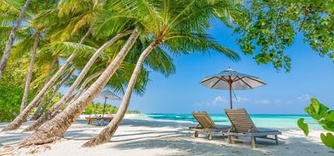
#> input picture verano.jpg, 334 x 156 px, shrunk from 428 x 200 before the run
$ python histv3.py
#> lines starting #> are read from the running program, lines starting #| are printed output that depends on the picture
from skimage.io import imread, imshow, imsave
from matplotlib import pyplot as plt
import numpy as np
import cv2

def cdff(hist):
    cdf_ = np.cumsum(hist)
    hist = np.asarray(hist)
    norm_cdf_ = cdf_ * hist.max() / cdf_.max()
    return cdf_, norm_cdf_

def equalization(cdf, M, N):
    cdf_m = np.ma.masked_equal(cdf,0)
    cdf_m = (((cdf_m - cdf_m.min())*255 / ((M * N) - cdf_m.min())))
    return np.ma.filled(cdf_m,0).astype('uint8')
    #return cdf * (255 / float(M*N))

def exp_dist(l, l_, x):
    return l_ + np.exp(-l*x)

def normal_dist(mu, sigma,x):
    return ((1/np.sqrt(2*np.pi*sigma**2))*np.exp(-1*(x - mu)**2/(2*sigma**2)))

def master(im, im_ref, int_v):
    ################# Imagen original
    # Generamos histograma al sumar sobre el numero de valores True (esto, en orden del arreglo de valores)
    h = np.asarray([ (im==v).sum() for v in int_v])
    # Cálculo de la función de distribución acumulada o cdf a histograma original
    cdf, norm_cdf = cdff(h)
    # Aplicación de ecuación de ecualización de histograma
    eq_h = equalization(cdf, im.shape[0], im.shape[1])             #####
    # Aplicar transformación por ecualización
    n_im = eq_h[im]
    # Histograma de imagen ecualizada
    trans_h = [ (n_im==v).sum() for v in int_v]
    # Cálculo de la función de distribución acumulada o cdf a nuevo histograma
    trans_cdf, trans_norm_cdf = cdff(trans_h)

    ################# Imagen de referencia
    h_ref = np.asarray([ (im_ref==v).sum() for v in int_v])
    # Cálculo de la función de distribución acumulada o cdf a histograma original
    cdf_ref, norm_cdf_ref = cdff(h_ref)
    # Aplicación de ecuación de ecualización de histograma
    eq_h_ref = equalization(cdf_ref, im_ref.shape[0], im_ref.shape[1])

    int_v2 = np.asarray(np.zeros(256))
    for i in range(255):
        idx = (np.abs(eq_h_ref - eq_h[i])).argmin()
        int_v2[i] = (int_v[idx]).astype("int")

# Aplicar transformación por ecualización
    n_im_ref = int_v2[im]
    # Histograma de imagen ecualizada
    trans_h_ref = [ (n_im_ref==v).sum() for v in int_v]
    # Cálculo de la función de distribución acumulada o cdf a nuevo histograma
    trans_cdf_ref, trans_norm_cdf_ref = cdff(trans_h_ref)

    return h, norm_cdf, h_ref, norm_cdf_ref, n_im_ref, trans_h_ref, trans_norm_cdf_ref


# definimos el arreglo de los posibles valores de la intensidad
intensities = np.asarray([i for i in range(256)])
# Cargamos la imagen como una matriz con los valores de la intensidad de cada pixel a escala de grises
im1 = cv2.imread("verano.jpg")
#> im1 is the input picture: shape (156, 334, 3); mean B, G, R 126.7, 149.1, 120.9
im2 = cv2.imread("Invierno.jpeg")
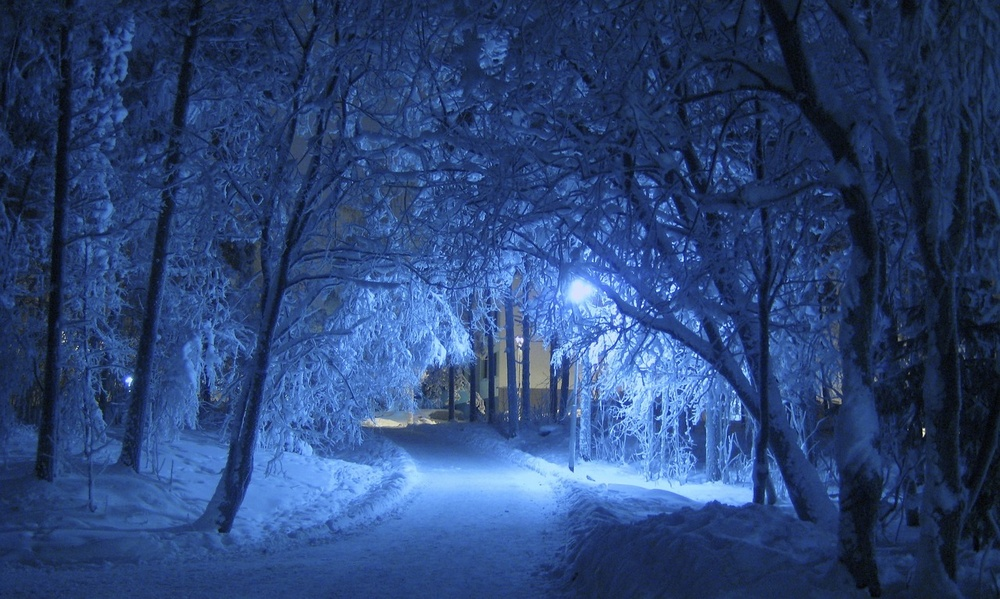
#> input picture Invierno.jpeg, 1000 x 599 px, shrunk from 1280 x 767 before the run
#> im2 is the input picture: shape (599, 1000, 3); mean B, G, R 118.2, 68.8, 43.4
#im = cv2.cvtColor(imf, cv2.COLOR_BGR2GRAY)
a_h0, a_norm_cdf0, a_h_ref0, a_norm_cdf_ref0, n_im_ref0, trans_h_ref0, trans_norm_cdf_ref0 = master(im1[:, :, 0], im2[:, :, 0], intensities) # Blue 0, green 1, red 2
#> in master, `h = np.asarray([ (im==v).sum() for v in int_v])`: h = 256 values, max 892 at index 232, min 5 at index 254, mean 203.5
#> in cdff, `cdf_ = np.cumsum(hist)`: cdf_ = 256 values from 854 to 52104
#> in cdff, `hist = np.asarray(hist)`: hist has the same summary as h in master
#> in cdff, `norm_cdf_ = cdf_ * hist.max() / cdf_.max()`: norm_cdf_ = 256 values from 14.62 to 892
#> in master, `cdf, norm_cdf = cdff(h)`: cdf = 256 values from 854 to 52104; norm_cdf = 256 values from 14.62 to 892
#> in master, `eq_h = equalization(cdf, im.shape[0], im.shape[1])`: eq_h = 256 values from 0 to 255
#> in master, `trans_h = [ (n_im==v).sum() for v in int_v]`: trans_h = 256 values, max 985 at index 0, min 0 at index 11, mean 203.5
#> in master, `trans_cdf, trans_norm_cdf = cdff(trans_h)`: trans_cdf = 256 values from 985 to 52104; trans_norm_cdf = 256 values from 18.62 to 985
#> in master, `h_ref = np.asarray([ (im_ref==v).sum() for v in int_v])`: h_ref = 256 values, max 8346 at index 255, min 0 at index 1, mean 2339.8
#> in master, `cdf_ref, norm_cdf_ref = cdff(h_ref)`: cdf_ref = 256 values from 2 to 599000; norm_cdf_ref = 256 values from 0.0279 to 8346
#> in master, `eq_h_ref = equalization(cdf_ref, im_ref.shape[0], im_ref.shape[1])`: eq_h_ref = 256 values from 0 to 255
#> the loop in master, `for i in range(255):` made 255 passes
#> idx on passes 1 to 3: 0, 0, 21
#> after the loop in master, `for i in range(255):`: int_v2 = 256 values, max 255 at index 240, min 0 at index 0, mean 115.2
#> in master, `n_im_ref = int_v2[im]`:
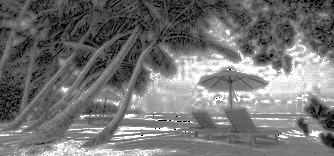
#> n_im_ref: shape (156, 334) float64; min 0, max 255, mean 116.5
#> in master, `trans_h_ref = [ (n_im_ref==v).sum() for v in int_v]`: trans_h_ref = 256 values, max 1022 at index 0, min 0 at index 1, mean 203.5
#> in master, `trans_cdf_ref, trans_norm_cdf_ref = cdff(trans_h_ref)`: trans_cdf_ref = 256 values from 1022 to 52104; trans_norm_cdf_ref = 256 values from 20.05 to 1022
#> a_h0 has the same summary as h in master; a_norm_cdf0 = 256 values from 14.62 to 892; a_h_ref0 has the same summary as h_ref in master; a_norm_cdf_ref0 = 256 values from 0.0279 to 8346; trans_h_ref0 has the same summary as trans_h_ref in master; trans_norm_cdf_ref0 = 256 values from 20.05 to 1022
a_h1, a_norm_cdf1, a_h_ref1, a_norm_cdf_ref1, n_im_ref1, trans_h_ref1, trans_norm_cdf_ref1 = master(im1[:, :, 1], im2[:, :, 1], intensities)
#> in master (call 2), `h = np.asarray([ (im==v).sum() for v in int_v])`: h = 256 values, max 827 at index 179, min 0 at index 0, mean 203.5
#> in master (call 2), `cdf, norm_cdf = cdff(h)`: cdf = 256 values from 0 to 52104; norm_cdf = 256 values from 0 to 827
#> in master (call 2), `n_im = eq_h[im]`:
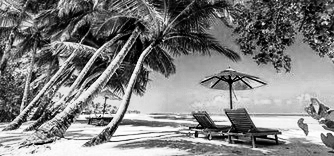
#> n_im: shape (156, 334); min 0, max 255, mean 128
#> in master (call 2), `trans_h = [ (n_im==v).sum() for v in int_v]`: trans_h = 256 values, max 827 at index 199, min 0 at index 24, mean 203.5
#> in master (call 2), `trans_cdf, trans_norm_cdf = cdff(trans_h)`: trans_cdf = 256 values from 193 to 52104; trans_norm_cdf = 256 values from 3.06 to 827
#> in master (call 2), `h_ref = np.asarray([ (im_ref==v).sum() for v in int_v])`: h_ref = 256 values, max 11309 at index 44, min 0 at index 0, mean 2339.8
#> in master (call 2), `cdf_ref, norm_cdf_ref = cdff(h_ref)`: cdf_ref = 256 values from 0 to 599000; norm_cdf_ref = 256 values from 0 to 11309
#> the loop in master (call 2), `for i in range(255):` made 255 passes
#> after the loop in master (call 2), `for i in range(255):`: int_v2 = 256 values, max 223 at index 248, min 0 at index 0, mean 65.6
#> in master (call 2), `n_im_ref = int_v2[im]`:
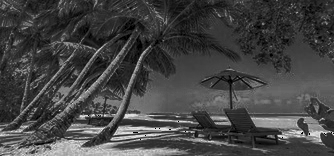
#> n_im_ref: shape (156, 334) float64; min 0, max 223, mean 68.7
#> in master (call 2), `trans_h_ref = [ (n_im_ref==v).sum() for v in int_v]`: trans_h_ref = 256 values, max 1233 at index 46, min 0 at index 1, mean 203.5
#> in master (call 2), `trans_cdf_ref, trans_norm_cdf_ref = cdff(trans_h_ref)`: trans_cdf_ref = 256 values from 218 to 52104; trans_norm_cdf_ref = 256 values from 5.16 to 1233
#> a_h1 has the same summary as h in master; a_norm_cdf1 = 256 values from 0 to 827; a_h_ref1 has the same summary as h_ref in master; a_norm_cdf_ref1 = 256 values from 0 to 11309; trans_h_ref1 has the same summary as trans_h_ref in master; trans_norm_cdf_ref1 = 256 values from 5.16 to 1233
a_h2, a_norm_cdf2, a_h_ref2, a_norm_cdf_ref2, n_im_ref2, trans_h_ref2, trans_norm_cdf_ref2 = master(im1[:, :, 2], im2[:, :, 2], intensities)
#> in master (call 3), `h = np.asarray([ (im==v).sum() for v in int_v])`: h = 256 values, max 556 at index 126, min 4 at index 1, mean 203.5
#> in master (call 3), `cdf, norm_cdf = cdff(h)`: cdf = 256 values from 36 to 52104; norm_cdf = 256 values from 0.384 to 556
#> in master (call 3), `n_im = eq_h[im]`:
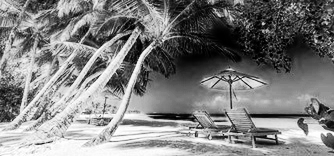
#> n_im: shape (156, 334); min 0, max 255, mean 127.6
#> in master (call 3), `trans_h = [ (n_im==v).sum() for v in int_v]`: trans_h = 256 values, max 556 at index 150, min 0 at index 26, mean 203.5
#> in master (call 3), `trans_cdf, trans_norm_cdf = cdff(trans_h)`: trans_cdf = 256 values from 218 to 52104; trans_norm_cdf = 256 values from 2.33 to 556
#> in master (call 3), `h_ref = np.asarray([ (im_ref==v).sum() for v in int_v])`: h_ref = 256 values, max 17191 at index 27, min 0 at index 219, mean 2339.8
#> in master (call 3), `cdf_ref, norm_cdf_ref = cdff(h_ref)`: cdf_ref = 256 values from 117 to 599000; norm_cdf_ref = 256 values from 3.36 to 17191
#> the loop in master (call 3), `for i in range(255):` made 255 passes
#> after the loop in master (call 3), `for i in range(255):`: int_v2 = 256 values, max 174 at index 251, min 0 at index 0, mean 51.01
#> in master (call 3), `n_im_ref = int_v2[im]`:
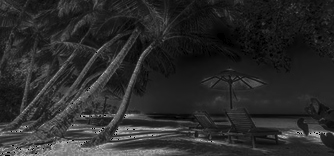
#> n_im_ref: shape (156, 334) float64; min 0, max 174, mean 43
#> in master (call 3), `trans_h_ref = [ (n_im_ref==v).sum() for v in int_v]`: trans_h_ref = 256 values, max 1654 at index 26, min 0 at index 1, mean 203.5
#> in master (call 3), `trans_cdf_ref, trans_norm_cdf_ref = cdff(trans_h_ref)`: trans_cdf_ref = 256 values from 300 to 52104; trans_norm_cdf_ref = 256 values from 9.52 to 1654
#> a_h2 has the same summary as h in master; a_norm_cdf2 = 256 values from 0.384 to 556; a_h_ref2 has the same summary as h_ref in master; a_norm_cdf_ref2 = 256 values from 3.36 to 17191; trans_h_ref2 has the same summary as trans_h_ref in master; trans_norm_cdf_ref2 = 256 values from 9.52 to 1654

trans_img = cv2.merge((n_im_ref0, n_im_ref1, n_im_ref2))

################## Gráficas

fig1, axs = plt.subplots(2, 3, figsize=(6, 4))

axs[0,0].imshow(cv2.cvtColor(im1, cv2.COLOR_BGR2RGB))
axs[0,0].axis("off")
axs[0,0].title.set_text('OG Picture')

axs[1,0].bar(intensities, a_h0, label='Hist. B', color = 'blue', alpha=0.5)
axs[1,0].bar(intensities, a_h1, label='Hist. G', color = 'green', alpha=0.5)
axs[1,0].bar(intensities, a_h2, label='Hist. R', color = 'red', alpha=0.5)
axs[1,0].plot(intensities, a_norm_cdf0, label='Norm. CDF B', color = 'blue', alpha=0.3)
axs[1,0].plot(intensities, a_norm_cdf1, label='Norm. CDF G', color = 'green', alpha=0.3)
axs[1,0].plot(intensities, a_norm_cdf2, label='Norm. CDF R', color = 'red', alpha=0.3)
axs[1,0].set_xlim([0,256])
axs[1,0].set_xlabel('Intensity value')
axs[1,0].set_ylabel('Frequency of intensities')
axs[1,0].legend()

axs[0,1].imshow(cv2.cvtColor(im2, cv2.COLOR_BGR2RGB))
axs[0,1].axis("off")
axs[0,1].title.set_text('Target Picture')

axs[1,1].bar(intensities, a_h_ref0, label='Hist. B', color = 'blue', alpha=0.5)
axs[1,1].bar(intensities, a_h_ref1, label='Hist. G', color = 'green', alpha=0.5)
axs[1,1].bar(intensities, a_h_ref2, label='Hist. R', color = 'red', alpha=0.5)
axs[1,1].plot(intensities, a_norm_cdf_ref0, label='Norm. CDF B', color = 'blue', alpha=0.3)
axs[1,1].plot(intensities, a_norm_cdf_ref1, label='Norm. CDF G', color = 'green', alpha=0.3)
axs[1,1].plot(intensities, a_norm_cdf_ref2, label='Norm. CDF R', color = 'red', alpha=0.3)
axs[1,1].set_xlim([0,256])
axs[1,1].set_xlabel('Intensity value')
axs[1,1].set_ylabel('Frequency of intensities')
axs[1,1].set_title('Specified distribution')
axs[1,1].legend()

axs[0,2].imshow(cv2.cvtColor(trans_img.astype(np.uint8), cv2.COLOR_BGR2RGB))
axs[0,2].axis("off")
axs[0,2].title.set_text('Transformed Picture')

axs[1,2].bar(intensities, trans_h_ref0, label='Hist. B', color = 'blue', alpha=0.5)
axs[1,2].bar(intensities, trans_h_ref1, label='Hist. G', color = 'green', alpha=0.5)
axs[1,2].bar(intensities, trans_h_ref2, label='Hist. R', color = 'red', alpha=0.5)
axs[1,2].plot(intensities, trans_norm_cdf_ref0, label='Norm. CDF B', color = 'blue', alpha=0.3)
axs[1,2].plot(intensities, trans_norm_cdf_ref1, label='Norm. CDF G', color = 'green', alpha=0.3)
axs[1,2].plot(intensities, trans_norm_cdf_ref2, label='Norm. CDF R', color = 'red', alpha=0.3)
axs[1,2].set_xlim([0,256])
axs[1,2].set_xlabel('Intensity value')
axs[1,2].set_ylabel('Frequency of intensities')
axs[1,2].set_title('Modified distribution')
axs[1,2].legend()

plt.show()
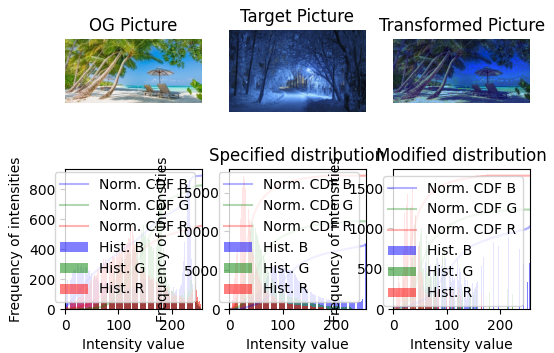
#> figure drawn by matplotlib, 6 panels; panel 4: tallest bar 892 high, from x = 231.6 to 232.4; panel 4: tallest bar 827 high, from x = 178.6 to 179.4; panel 4: tallest bar 556 high, from x = 125.6 to 126.4; panel 4: curve peaks at x = 255, y = 892
#
#
#    fig2, axs1 = plt.subplots(2, 2, figsize=(6, 4))
#
#    axs1[0,0].imshow(mat_im,  cmap='gray')
#    axs1[0,0].axis("off")
#    axs1[0,0].title.set_text('Matched Picture')
#
#    axs1[0,1].bar(int_v, h_target, label='Histogram', alpha=0.5)
#    axs1[0,1].plot(int_v, norm_cdf_target, label='Normalized CDF', color = 'red', alpha=0.3)
#    axs1[0,1].set_xlim([0,256])
#    axs1[0,1].set_xlabel('Intensity value')
#    axs1[0,1].set_ylabel('Frequency of intensities')
#    axs1[0,1].set_title('Target exponential distribution')
#    axs1[0,1].legend()
#
#    axs1[1,0].imshow(mat_im_n,  cmap='gray')
#    axs1[1,0].axis("off")
#    axs1[1,0].title.set_text('Matched Picture')
#
#    axs1[1,1].bar(int_v, h_target_n, label='Histogram', alpha=0.5)
#    axs1[1,1].plot(int_v, norm_cdf_target_n, label='Normalized CDF', color = 'red', alpha=0.3)
#    axs1[1,1].set_xlim([0,256])
#    axs1[1,1].set_xlabel('Intensity value')
#    axs1[1,1].set_ylabel('Frequency of intensities')
#    axs1[1,1].set_title('Target Gaussian distribution')
#    axs1[1,1].legend()
#
#
#    fig3, axs2 = plt.subplots(2, 2, figsize=(6, 4))
#
#    axs2[0,0].imshow(mat_im,  cmap='gray')
#    axs2[0,0].axis("off")
#    axs2[0,0].title.set_text('Matched Picture')
#
#    axs2[0,1].bar(int_v, sp_e_trans_h, label='Histogram', alpha=0.5)
#    axs2[0,1].plot(int_v, sp_e_trans_norm_cdf, label='Normalized CDF', color = 'red', alpha=0.3)
#    axs2[0,1].set_xlim([0,256])
#    axs2[0,1].set_xlabel('Intensity value')
#    axs2[0,1].set_ylabel('Frequency of intensities')
#    axs2[0,1].set_title('Matched histogram to exponential dist.')
#    axs2[0,1].legend()
#
#    axs2[1,0].imshow(mat_im_n,  cmap='gray')
#    axs2[1,0].axis("off")
#    axs2[1,0].title.set_text('Matched Picture')
#
#    axs2[1,1].bar(int_v, sp_g_trans_h, label='Histogram', alpha=0.5)
#    axs2[1,1].plot(int_v, sp_g_trans_norm_cdf, label='Normalized CDF', color = 'red', alpha=0.3)
#    axs2[1,1].set_xlim([0,256])
#    axs2[1,1].set_xlabel('Intensity value')
#    axs2[1,1].set_ylabel('Frequency of intensities')
#    axs2[1,1].set_title('Matched histogram to Gaussian dist.')
#    axs2[1,1].legend()
#
#    plt.show()
